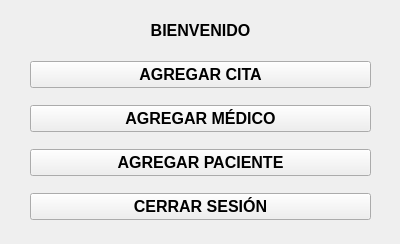
<?xml version="1.0" encoding="UTF-8"?>
<ui version="4.0">
 <class>vistaadm</class>
 <widget class="QWidget" name="vistaadm">
  <property name="geometry">
   <rect>
    <x>0</x>
    <y>0</y>
    <width>400</width>
    <height>244</height>
   </rect>
  </property>
  <property name="windowTitle">
   <string>Form</string>
  </property>
  <widget class="QLabel" name="label">
   <property name="geometry">
    <rect>
     <x>0</x>
     <y>20</y>
     <width>401</width>
     <height>20</height>
    </rect>
   </property>
   <property name="font">
    <font>
     <pointsize>12</pointsize>
     <bold>true</bold>
    </font>
   </property>
   <property name="text">
    <string>BIENVENIDO</string>
   </property>
   <property name="alignment">
    <set>Qt::AlignCenter</set>
   </property>
  </widget>
  <widget class="QWidget" name="">
   <property name="geometry">
    <rect>
     <x>30</x>
     <y>50</y>
     <width>341</width>
     <height>181</height>
    </rect>
   </property>
   <layout class="QGridLayout" name="gridLayout">
    <item row="1" column="0">
     <widget class="QPushButton" name="btn_agregarmed">
      <property name="font">
       <font>
        <pointsize>12</pointsize>
        <bold>true</bold>
       </font>
      </property>
      <property name="text">
       <string>AGREGAR MÉDICO</string>
      </property>
     </widget>
    </item>
    <item row="2" column="0">
     <widget class="QPushButton" name="btn_agregarpac">
      <property name="font">
       <font>
        <pointsize>12</pointsize>
        <bold>true</bold>
       </font>
      </property>
      <property name="text">
       <string>AGREGAR PACIENTE</string>
      </property>
     </widget>
    </item>
    <item row="4" column="0">
     <widget class="QPushButton" name="btn_cerrar">
      <property name="font">
       <font>
        <pointsize>12</pointsize>
        <bold>true</bold>
       </font>
      </property>
      <property name="text">
       <string>CERRAR SESIÓN</string>
      </property>
     </widget>
    </item>
    <item row="0" column="0">
     <widget class="QPushButton" name="btn_agregarcita">
      <property name="font">
       <font>
        <pointsize>12</pointsize>
        <bold>true</bold>
       </font>
      </property>
      <property name="text">
       <string>AGREGAR CITA</string>
      </property>
     </widget>
    </item>
   </layout>
  </widget>
 </widget>
 <resources/>
 <connections/>
</ui>
